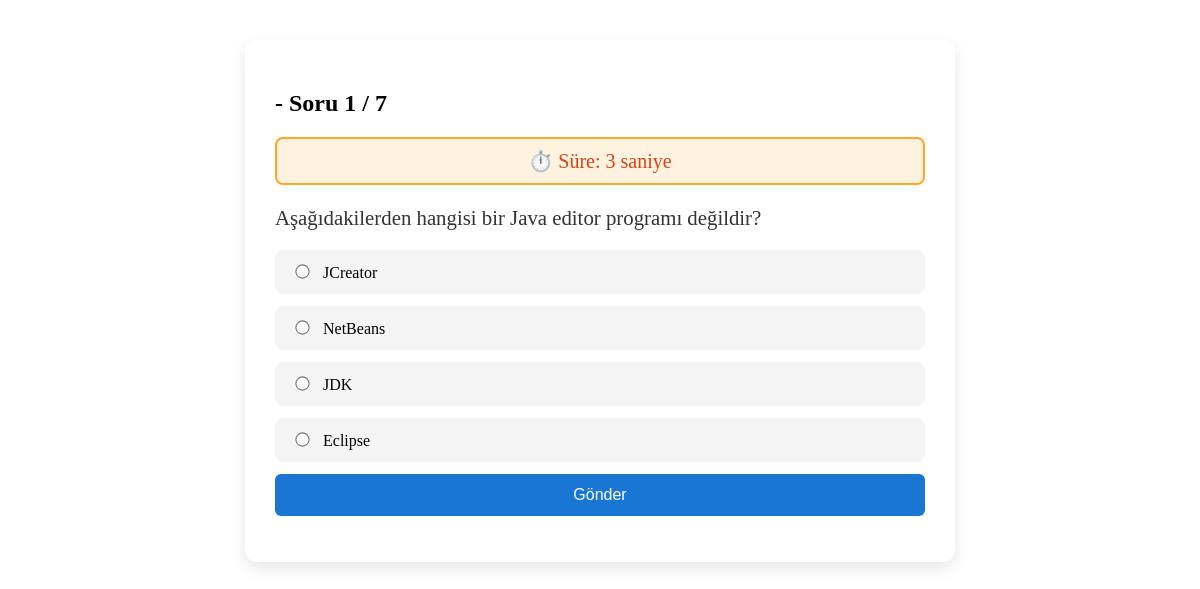
The app's page /quiz/1/ (signed in) with its own data.
### quiz/models.py (models this page shows, shortened)
class Question(models.Model):
    language = models.ForeignKey(ProgrammingLanguage, on_delete=models.CASCADE)
    text = models.TextField()
    option1 = models.CharField(max_length=255)
    option2 = models.CharField(max_length=255)
    option3 = models.CharField(max_length=255)
    option4 = models.CharField(max_length=255)
    correct_option = models.CharField(max_length=255)  # A, B, C değil — metnin kendisi olmalı

### quiz/views.py (the view, shortened to what this page needs)
# urls.py: path('quiz/<int:language_id>/', views.quiz_view, name='quiz'),
@login_required
def quiz_view(request, language_id):
    language = get_object_or_404(ProgrammingLanguage, id=language_id)
    questions = list(Question.objects.filter(language=language).order_by('id'))
    if request.method == 'GET':
        request.session['quiz_session'] = str(uuid.uuid4())
    quiz_session = request.session.get('quiz_session')
    question = questions[0]
    return render(request, 'quiz/quiz.html', {
        'question': question,
        'next_q': 1,
        'question_number': 1,
        'total_questions': len(questions),
    })

### quiz/templates/quiz/quiz.html (shortened to what this page needs)
<div class="quiz-container">
  <div class="quiz-card">
    <h2>{{ language.name }} - Soru {{ question_number }} / {{ total_questions }}</h2>
    <div id="timer">
      ⏱️ Süre: <span id="time">5</span> saniye
    </div>
    <form method="POST" class="quiz-form">
      <p class="question-text">{{ question.text }}</p>
      <label class="option">
        <input type="radio" name="option" value="{{ question.option1 }}" >
        {{ question.option1 }}
      </label>
      <label class="option">
        <input type="radio" name="option" value="{{ question.option2 }}">
        {{ question.option2 }}
      </label>
      <label class="option">
        <input type="radio" name="option" value="{{ question.option3 }}">
        {{ question.option3 }}
      </label>
      <label class="option">
        <input type="radio" name="option" value="{{ question.option4 }}">
        {{ question.option4 }}
      </label>
      <button type="submit" class="submit-btn">Gönder</button>
    </form>
  </div>
</div>

### quiz/templates/quiz/quiz.html (style rules this page uses)
.quiz-container { display: flex; justify-content: center; margin-top: 40px; }
.quiz-card { background: #fff; padding: 30px; border-radius: 12px; max-width: 650px; width: 100%; box-shadow: 0 6px 16px rgba(0, 0, 0, 0.1); }
#timer { font-size: 20px; color: #d84315; background-color: #fff3e0; border: 2px solid #ffa726; padding: 10px; border-radius: 8px; margin-bottom: 20px; text-align: center; }
.question-text { font-size: 1.3rem; margin-bottom: 20px; font-weight: 500; color: #333; }
.option { display: block; background: #f5f5f5; padding: 12px 16px; border-radius: 8px; margin-bottom: 12px; font-size: 1rem; cursor: pointer; transition: background-color 0.2s; }
input[type="radio"] { margin-right: 10px; transform: scale(1.1); }
.submit-btn { background-color: #1976d2; color: white; padding: 12px 24px; font-size: 1rem; border: none; border-radius: 6px; cursor: pointer; width: 100%; transition: background-color 0.3s; }

### records on screen
Question: text "Aşağıdakilerden hangisi bir Java editor programı değildir?", option1 "JCreator", option2 "NetBeans", option3 "JDK", option4 "Eclipse"

### other values on screen
{{ question_number }} "1"
{{ total_questions }} "7"
